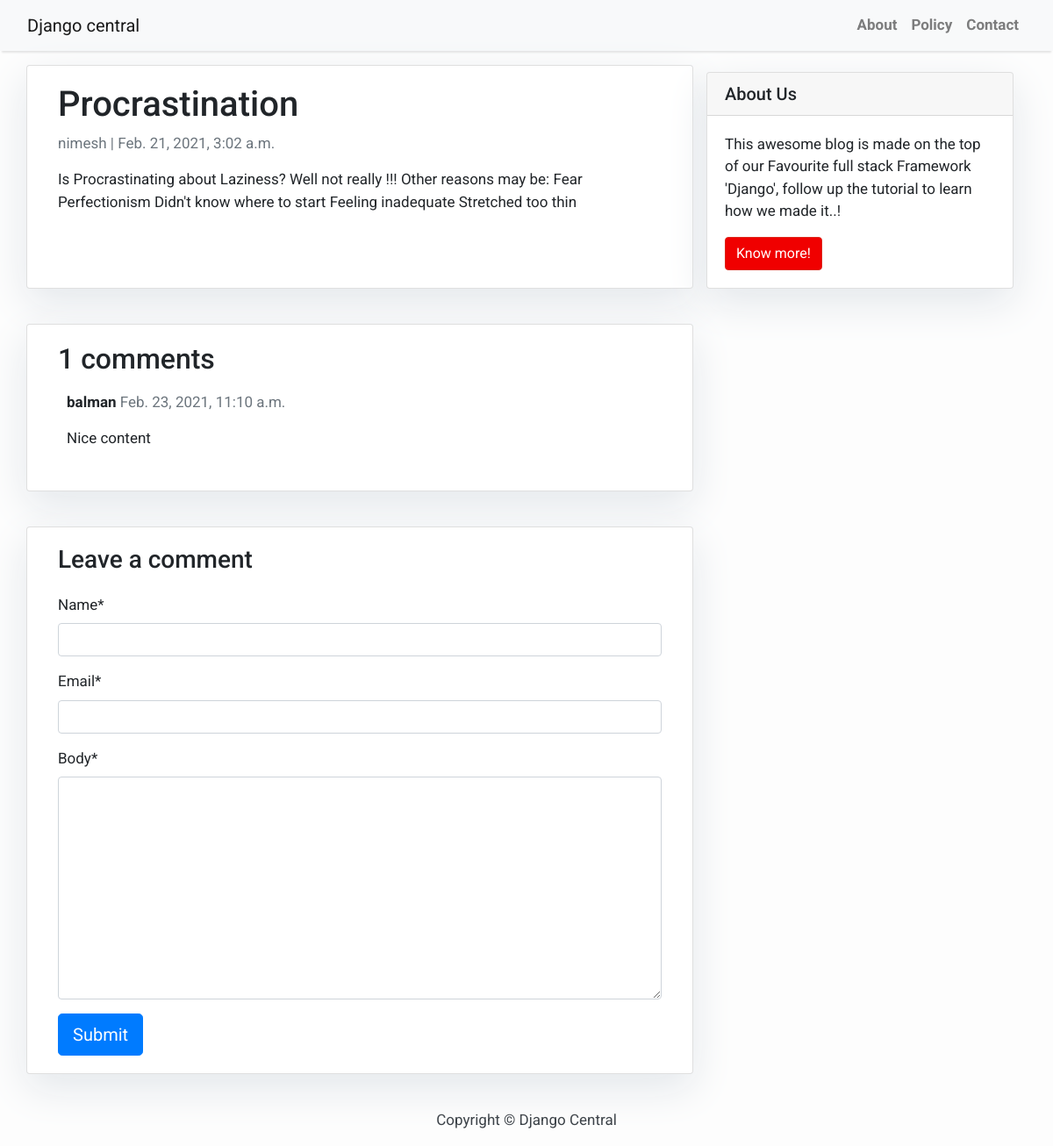
Page /First_Post/ on the committed database.
### blog/models.py (models this page shows, shortened)
class Post(models.Model):
    title = models.CharField(max_length=200, unique=True)
    slug = models.SlugField(max_length=200, unique=True)
    author = models.ForeignKey(User, on_delete= models.CASCADE,related_name='blog_posts')
    updated_on = models.DateTimeField(auto_now= True)
    content = models.TextField()
    created_on = models.DateTimeField(auto_now_add=True)
    status = models.IntegerField(choices=STATUS, default=0)
    class Meta:
        ordering = ['-created_on']

class Comment(models.Model):
    post = models.ForeignKey(Post,on_delete=models.CASCADE,related_name='comments')
    name = models.CharField(max_length=80)
    email = models.EmailField()
    body = models.TextField()
    created_on = models.DateTimeField(auto_now_add=True)
    active = models.BooleanField(default=False)
    class Meta:
        ordering = ['created_on']

### blog/views.py (the view)
# urls.py: path('<slug:slug>/', views.post_detail, name='post_detail'),
def post_detail(request, slug):
    template_name = 'post_detail.html'
    post = get_object_or_404(Post, slug=slug)
    comments = post.comments.filter(active=True)
    new_comment = None
    if request.method == 'POST':
        comment_form = CommentForm(data=request.POST)
        if comment_form.is_valid():
            new_comment = comment_form.save(commit=False)
            new_comment.post = post
            new_comment.save()
    else:
        comment_form = CommentForm()
    return render(request, template_name, {'post': post,
                                           'comments': comments,
                                           'new_comment': new_comment,
                                           'comment_form': comment_form})

### blog/forms.py
class CommentForm(forms.ModelForm):
    class Meta:
        model = Comment
        fields = ('name', 'email', 'body')

### templates/post_detail.html (shortened to what this page needs)
{% extends 'base.html' %} {% block content %}
<div class="container">
  <div class="row">
    <div class="col-md-8 card mb-4  mt-3 left  top">
      <div class="card-body">
        <h1>{% block title %} {{ post.title }} {% endblock title %}</h1>
        <p class=" text-muted">{{ post.author }} | {{ post.created_on }}</p>
        <p class="card-text ">{{ post.content | safe }}</p>
      </div>
    </div>
    {% block sidebar %} {% include 'sidebar.html' %} {% endblock sidebar %}
    <div class="col-md-8 card mb-4  mt-3 ">
      <div class="card-body">
        <h2>{{ comments.count }} comments</h2>
        {% for comment in comments %}
        <div class="comments" style="padding: 10px;">
          <p class="font-weight-bold">
            {{ comment.name }}
            <span class=" text-muted font-weight-normal">
              {{ comment.created_on }}
            </span>
          </p>
          {{ comment.body | linebreaks }}
        </div>
        {% endfor %}
      </div>
    </div>
    <div class="col-md-8 card mb-4  mt-3 ">
      <div class="card-body">
        {% if new_comment %}
        <div class="alert alert-success" role="alert">
          Your comment is awaiting moderation
        </div>
        {% else %}
        {% load crispy_forms_tags %}
        <h3>Leave a comment</h3>
        <form method="post" style="margin-top: 1.3em;">
          {{ comment_form | crispy }}
          <button type="submit" class="btn btn-primary  btn-lg">Submit</button>
        </form>
        {% endif %}
      </div>
    </div>
  </div>
</div>
{% endblock content %}

### templates/base.html (style rules this page uses)
body { font-family: "Roboto", sans-serif; font-size: 17px; background-color: #fdfdfd; }

### templates/sidebar.html (style rules this page uses)
.card { box-shadow: 0 16px 48px #E3E7EB; }

### rows in the picture
Post: title "Procrastination", author "nimesh", created_on "Feb. 21, 2021, 3:02 a.m.", content "Is Procrastinating about Laziness? Well not really !!! Other reasons may be: Fear Perfectionism Didn't know where to start Feeling inadequate Stretched too thin"
Comment: name "balman", created_on "Feb. 23, 2021, 11:10 a.m.", body "Nice content"

### other values in the picture
{{ comments.count }} "1"
